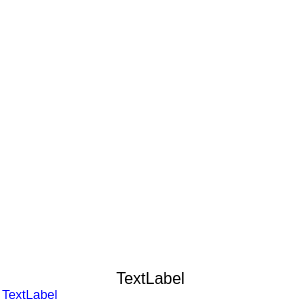
<?xml version="1.0" encoding="UTF-8"?>
<ui version="4.0">
 <class>ScreenShareSelectionItem</class>
 <widget class="QWidget" name="ScreenShareSelectionItem">
  <property name="geometry">
   <rect>
    <x>0</x>
    <y>0</y>
    <width>303</width>
    <height>303</height>
   </rect>
  </property>
  <property name="sizePolicy">
   <sizepolicy hsizetype="Fixed" vsizetype="Fixed">
    <horstretch>0</horstretch>
    <verstretch>0</verstretch>
   </sizepolicy>
  </property>
  <property name="windowTitle">
   <string>Form</string>
  </property>
  <property name="autoFillBackground">
   <bool>false</bool>
  </property>
  <property name="styleSheet">
   <string notr="true">background-color: rgba(0, 0, 0, 0);</string>
  </property>
  <widget class="QLabel" name="windowItem">
   <property name="geometry">
    <rect>
     <x>2</x>
     <y>2</y>
     <width>300</width>
     <height>300</height>
    </rect>
   </property>
   <property name="palette">
    <palette>
     <active>
      <colorrole role="WindowText">
       <brush brushstyle="SolidPattern">
        <color alpha="255">
         <red>0</red>
         <green>0</green>
         <blue>255</blue>
        </color>
       </brush>
      </colorrole>
      <colorrole role="Button">
       <brush brushstyle="SolidPattern">
        <color alpha="0">
         <red>0</red>
         <green>0</green>
         <blue>0</blue>
        </color>
       </brush>
      </colorrole>
      <colorrole role="Base">
       <brush brushstyle="SolidPattern">
        <color alpha="0">
         <red>0</red>
         <green>0</green>
         <blue>0</blue>
        </color>
       </brush>
      </colorrole>
      <colorrole role="Window">
       <brush brushstyle="SolidPattern">
        <color alpha="0">
         <red>0</red>
         <green>0</green>
         <blue>0</blue>
        </color>
       </brush>
      </colorrole>
     </active>
     <inactive>
      <colorrole role="WindowText">
       <brush brushstyle="SolidPattern">
        <color alpha="255">
         <red>0</red>
         <green>0</green>
         <blue>255</blue>
        </color>
       </brush>
      </colorrole>
      <colorrole role="Button">
       <brush brushstyle="SolidPattern">
        <color alpha="0">
         <red>0</red>
         <green>0</green>
         <blue>0</blue>
        </color>
       </brush>
      </colorrole>
      <colorrole role="Base">
       <brush brushstyle="SolidPattern">
        <color alpha="0">
         <red>0</red>
         <green>0</green>
         <blue>0</blue>
        </color>
       </brush>
      </colorrole>
      <colorrole role="Window">
       <brush brushstyle="SolidPattern">
        <color alpha="0">
         <red>0</red>
         <green>0</green>
         <blue>0</blue>
        </color>
       </brush>
      </colorrole>
     </inactive>
     <disabled>
      <colorrole role="WindowText">
       <brush brushstyle="SolidPattern">
        <color alpha="255">
         <red>120</red>
         <green>120</green>
         <blue>120</blue>
        </color>
       </brush>
      </colorrole>
      <colorrole role="Button">
       <brush brushstyle="SolidPattern">
        <color alpha="0">
         <red>0</red>
         <green>0</green>
         <blue>0</blue>
        </color>
       </brush>
      </colorrole>
      <colorrole role="Base">
       <brush brushstyle="SolidPattern">
        <color alpha="0">
         <red>0</red>
         <green>0</green>
         <blue>0</blue>
        </color>
       </brush>
      </colorrole>
      <colorrole role="Window">
       <brush brushstyle="SolidPattern">
        <color alpha="0">
         <red>0</red>
         <green>0</green>
         <blue>0</blue>
        </color>
       </brush>
      </colorrole>
     </disabled>
    </palette>
   </property>
   <property name="font">
    <font>
     <pointsize>10</pointsize>
    </font>
   </property>
   <property name="text">
    <string>TextLabel</string>
   </property>
   <property name="alignment">
    <set>Qt::AlignBottom|Qt::AlignLeading|Qt::AlignLeft</set>
   </property>
   <property name="margin">
    <number>10</number>
   </property>
  </widget>
  <widget class="QRadioButton" name="radioButtonSelected">
   <property name="geometry">
    <rect>
     <x>10</x>
     <y>10</y>
     <width>16</width>
     <height>16</height>
    </rect>
   </property>
   <property name="sizePolicy">
    <sizepolicy hsizetype="Minimum" vsizetype="Minimum">
     <horstretch>0</horstretch>
     <verstretch>0</verstretch>
    </sizepolicy>
   </property>
   <property name="text">
    <string/>
   </property>
  </widget>
  <widget class="QLabel" name="labelWindowsName">
   <property name="geometry">
    <rect>
     <x>10</x>
     <y>270</y>
     <width>281</width>
     <height>16</height>
    </rect>
   </property>
   <property name="font">
    <font>
     <pointsize>12</pointsize>
    </font>
   </property>
   <property name="styleSheet">
    <string notr="true">background-color: rgba(255, 255, 255, 0);</string>
   </property>
   <property name="text">
    <string>TextLabel</string>
   </property>
   <property name="alignment">
    <set>Qt::AlignCenter</set>
   </property>
  </widget>
 </widget>
 <resources/>
 <connections/>
</ui>
